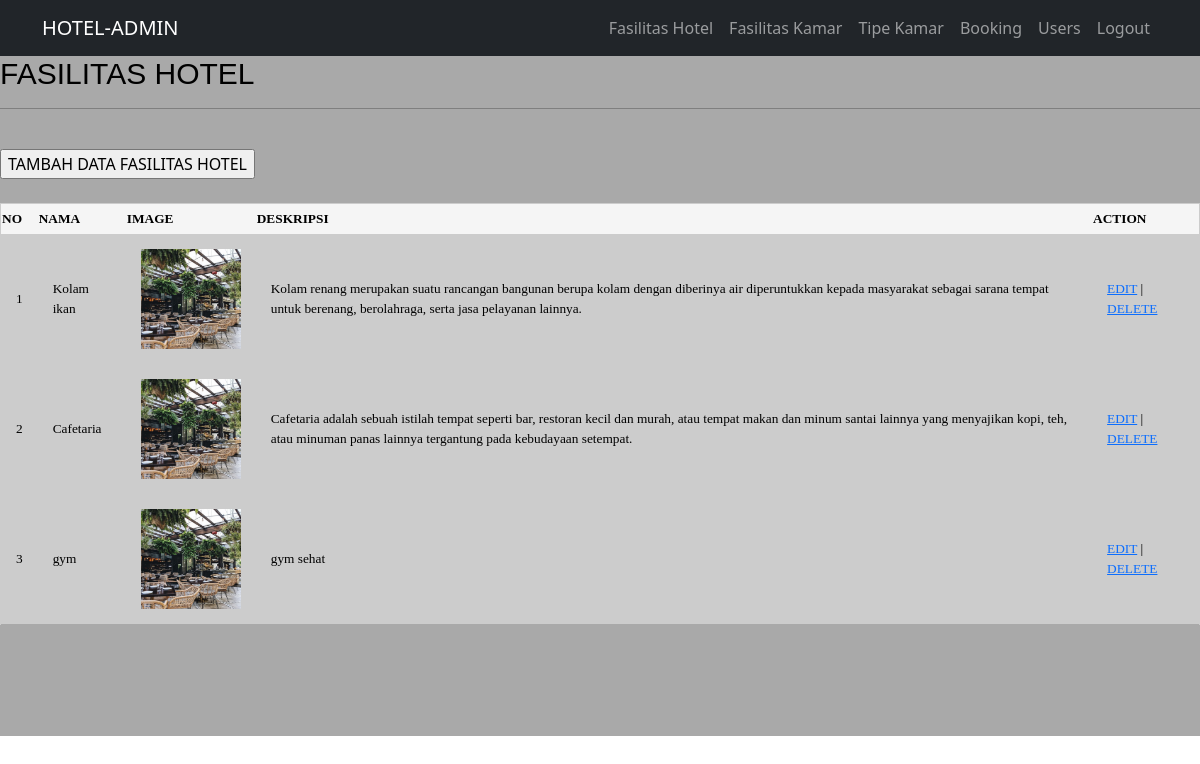
Page /admin/fasilitasHotel/fas_hotelView.php (signed in) on the committed database.
### tables this page shows
CREATE TABLE `f_hotel` (
  `id` int(11) NOT NULL,
  `nama_fasilitas` text NOT NULL,
  `img` text NOT NULL,
  `deks` text NOT NULL
);

### admin/fasilitasHotel/fas_hotelView.php (the view, shortened to what this page needs)
<?php
    include "../../koneksi/koneksi.php";
    require_once('../../navbar/navbar_admin.php');
    $queryHotel = "SELECT * FROM f_hotel";
    $resultHotel = mysqli_query($koneksi, $queryHotel);
    $countHotel = mysqli_num_rows($resultHotel);
?>
   <div class="fasilitas">
    <h3>FASILITAS HOTEL</h3>
    <hr /> <br />
    <a href="fas_hotelAdd.php"><input type="submit" name="add" class="buttonadm" value="TAMBAH DATA FASILITAS HOTEL"></a>
    <br> <br>
    <table border="1">
    <tr>
        <th><b>NO</b></th>
        <th><b>NAMA</b></th>
        <th><b>IMAGE</b></th>
        <th><b>DESKRIPSI</b></th>
        <th><b>ACTION</b></th>
    </tr>
   </div>
    <?php
        if($countHotel > 0){
            while($dataHotel = mysqli_fetch_array($resultHotel, MYSQLI_NUM)){
                ?>
                <tr>
                    <td class = "value"><?php echo "$dataHotel[0]";?></td>
                    <td class = "value"><?php echo "$dataHotel[1]";?></td>
                    <td class = "value"><img width="100" height="100" src="../../images/cafe.jpg?php echo $dataHotel[2]; ?> title="<?php echo $dataHotel[2];?>"></td>
                    <td class = "value"><?php echo "$dataHotel[3]";?></td>
                    <td class = "value">
                        <a href="fas_hotelEdit.php?id=<?php echo"$dataHotel[0]"?>">EDIT</a> |
                        <a href="fas_hotelDelete.php?id=<?php echo"$dataHotel[0]"?>">DELETE</a>
                    </td>
        <?php
            }
        }else{
            echo "<tr>
                <td colspan='9' align='center' height='20'>
                    <div>Belum Ada Data</div>
                </td>
            </tr>";
        }
        ?>
</body>
</html>

### admin/fasilitasHotel/fas_hotelView.php (style rules this page uses)
.fasilitas { background-color: #A9A9A9; height: 680px; color: black; margin: 0; padding: 0; }
.fasilitas h3 { font-family: Arial, Helvetica, sans-serif; color: black; font-size: 30px; }
table { border-collapse: collapse; font-size: 10pt; border: 1px solid #cccccc; background-color: #cccccc; }
td { padding: 15px; height: 10px; font-family: 'Times New Roman', Times, serif; }
th { background-color: whitesmoke; color: black; height: 30px; font-family: 'Times New Roman', Times, serif; }

### rows in the picture
f_hotel: id "1", nama_fasilitas "Kolam ikan", deks "Kolam renang merupakan suatu rancangan bangunan berupa kolam dengan diberinya air diperuntukkan kepada masyarakat sebagai sarana tempat untuk berenang, berolahraga, serta jasa pelayanan lainnya."
f_hotel: id "2", nama_fasilitas "Cafetaria", img (picture), deks "Cafetaria adalah sebuah istilah tempat seperti bar, restoran kecil dan murah, atau tempat makan dan minum santai lainnya yang menyajikan kopi, teh, atau minuman panas lainnya tergantung pada kebudayaan setempat."
f_hotel: id "3", nama_fasilitas "gym", deks "gym sehat"
